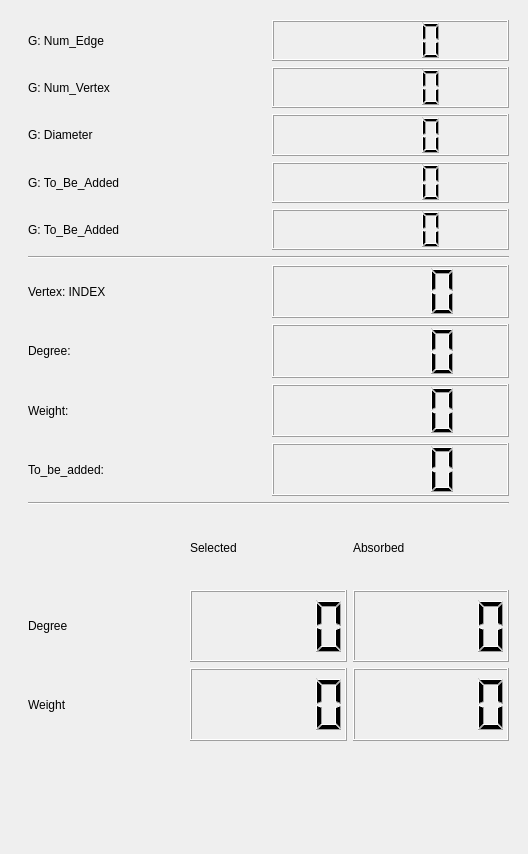
<?xml version="1.0" encoding="UTF-8"?>
<ui version="4.0">
 <class>InfoWidget</class>
 <widget class="QWidget" name="InfoWidget">
  <property name="geometry">
   <rect>
    <x>0</x>
    <y>0</y>
    <width>528</width>
    <height>854</height>
   </rect>
  </property>
  <property name="windowTitle">
   <string>Form</string>
  </property>
  <widget class="QWidget" name="verticalLayoutWidget">
   <property name="geometry">
    <rect>
     <x>28</x>
     <y>20</y>
     <width>481</width>
     <height>721</height>
    </rect>
   </property>
   <layout class="QVBoxLayout" name="verticalLayout">
    <item>
     <layout class="QGridLayout" name="graph_info">
      <item row="2" column="1">
       <widget class="QLCDNumber" name="graphInfo_numVertex"/>
      </item>
      <item row="2" column="0">
       <widget class="QLabel" name="label_7">
        <property name="text">
         <string>G: Num_Vertex</string>
        </property>
       </widget>
      </item>
      <item row="1" column="0">
       <widget class="QLabel" name="label_6">
        <property name="text">
         <string>G: Num_Edge</string>
        </property>
       </widget>
      </item>
      <item row="1" column="1">
       <widget class="QLCDNumber" name="graphInfo_numEdge"/>
      </item>
      <item row="4" column="1">
       <widget class="QLCDNumber" name="lcdNumber"/>
      </item>
      <item row="5" column="0">
       <widget class="QLabel" name="label_10">
        <property name="text">
         <string>G: To_Be_Added</string>
        </property>
       </widget>
      </item>
      <item row="5" column="1">
       <widget class="QLCDNumber" name="lcdNumber_2"/>
      </item>
      <item row="3" column="0">
       <widget class="QLabel" name="label_8">
        <property name="text">
         <string>G: Diameter</string>
        </property>
       </widget>
      </item>
      <item row="3" column="1">
       <widget class="QLCDNumber" name="graphInfo_diameter"/>
      </item>
      <item row="4" column="0">
       <widget class="QLabel" name="label_9">
        <property name="text">
         <string>G: To_Be_Added</string>
        </property>
       </widget>
      </item>
     </layout>
    </item>
    <item>
     <widget class="Line" name="line">
      <property name="orientation">
       <enum>Qt::Horizontal</enum>
      </property>
     </widget>
    </item>
    <item>
     <layout class="QGridLayout" name="vertex_info">
      <item row="2" column="1">
       <widget class="QLCDNumber" name="v_w_origin"/>
      </item>
      <item row="2" column="0">
       <widget class="QLabel" name="label_5">
        <property name="text">
         <string>Weight:</string>
        </property>
       </widget>
      </item>
      <item row="1" column="1">
       <widget class="QLCDNumber" name="v_degree_origin"/>
      </item>
      <item row="3" column="0">
       <widget class="QLabel" name="label_11">
        <property name="text">
         <string>To_be_added:</string>
        </property>
       </widget>
      </item>
      <item row="3" column="1">
       <widget class="QLCDNumber" name="lcdNumber_3"/>
      </item>
      <item row="1" column="0">
       <widget class="QLabel" name="label_3">
        <property name="text">
         <string>Degree:</string>
        </property>
       </widget>
      </item>
      <item row="0" column="0">
       <layout class="QGridLayout" name="gridLayout_2">
        <item row="0" column="0">
         <widget class="QLabel" name="label_4">
          <property name="text">
           <string>Vertex: INDEX</string>
          </property>
         </widget>
        </item>
       </layout>
      </item>
      <item row="0" column="1">
       <widget class="QLCDNumber" name="v_index"/>
      </item>
     </layout>
    </item>
    <item>
     <widget class="Line" name="line_2">
      <property name="orientation">
       <enum>Qt::Horizontal</enum>
      </property>
     </widget>
    </item>
    <item>
     <layout class="QGridLayout" name="agg_info">
      <item row="1" column="1">
       <widget class="QLCDNumber" name="agg_selected_degree"/>
      </item>
      <item row="0" column="1">
       <widget class="QLabel" name="label_2">
        <property name="text">
         <string>Selected</string>
        </property>
       </widget>
      </item>
      <item row="1" column="2">
       <widget class="QLCDNumber" name="agg_absorbed_degree"/>
      </item>
      <item row="0" column="2">
       <widget class="QLabel" name="label_12">
        <property name="text">
         <string>Absorbed</string>
        </property>
       </widget>
      </item>
      <item row="1" column="0">
       <widget class="QLabel" name="label_13">
        <property name="text">
         <string>Degree</string>
        </property>
       </widget>
      </item>
      <item row="2" column="0">
       <widget class="QLabel" name="label_14">
        <property name="text">
         <string>Weight</string>
        </property>
       </widget>
      </item>
      <item row="2" column="1">
       <widget class="QLCDNumber" name="agg_selected_weight"/>
      </item>
      <item row="2" column="2">
       <widget class="QLCDNumber" name="agg_absorbed_weight"/>
      </item>
     </layout>
    </item>
   </layout>
  </widget>
 </widget>
 <resources/>
 <connections/>
</ui>
